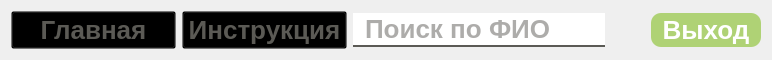
     <widget class="QFrame" name="frame">
      <property name="minimumSize">
       <size>
        <width>0</width>
        <height>60</height>
       </size>
      </property>
      <property name="maximumSize">
       <size>
        <width>16777215</width>
        <height>60</height>
       </size>
      </property>
      <property name="styleSheet">
       <string notr="true">QFrame {
border-bottom: 2px solid black;
color: #5b5a55;
border-radius: 30px;
border: none
}</string>
      </property>
      <property name="frameShape">
       <enum>QFrame::Shape::StyledPanel</enum>
      </property>
      <property name="frameShadow">
       <enum>QFrame::Shadow::Raised</enum>
      </property>
      <layout class="QHBoxLayout" name="horizontalLayout">
       <item>
        <widget class="QPushButton" name="btn_main">
         <property name="minimumSize">
          <size>
           <width>165</width>
           <height>0</height>
          </size>
         </property>
         <property name="cursor">
          <cursorShape>PointingHandCursor</cursorShape>
         </property>
         <property name="styleSheet">
          <string notr="true">QPushButton {
background-color: transparent;
font-size: 26px;
font-weight: bold;
color: #5b5a55;
}

QPushButton:hover {
color: rgba(91,90,85, 90);
}

QPushButton:focus {
color: rgba(91,90,85, 90);
}</string>
         </property>
         <property name="text">
          <string>Главная</string>
         </property>
         <property name="icon">
          <iconset resource="img.qrc">
           <normaloff>:/my images/images/apple.png</normaloff>:/my images/images/apple.png</iconset>
         </property>
         <property name="iconSize">
          <size>
           <width>42</width>
           <height>42</height>
          </size>
         </property>
        </widget>
       </item>
       <item>
        <widget class="QPushButton" name="btn_manual">
         <property name="minimumSize">
          <size>
           <width>165</width>
           <height>0</height>
          </size>
         </property>
         <property name="cursor">
          <cursorShape>PointingHandCursor</cursorShape>
         </property>
         <property name="styleSheet">
          <string notr="true">QPushButton {
background-color: transparent;
font-size: 26px;
font-weight: bold;
color: #5b5a55;
}

QPushButton:hover {
color: rgba(91,90,85, 90);
}

QPushButton:focus {
color: rgba(91,90,85, 90);
}</string>
         </property>
         <property name="text">
          <string>Инструкция</string>
         </property>
         <property name="iconSize">
          <size>
           <width>42</width>
           <height>42</height>
          </size>
         </property>
        </widget>
       </item>
       <item>
        <widget class="QLineEdit" name="search_fio">
         <property name="minimumSize">
          <size>
           <width>250</width>
           <height>0</height>
          </size>
         </property>
         <property name="maximumSize">
          <size>
           <width>300</width>
           <height>16777215</height>
          </size>
         </property>
         <property name="styleSheet">
          <string notr="true">color: #5b5a55;
border: none;
font-size: 26px;
font-weight: bold;
border-bottom:2px solid #5b5a55;
padding-left: 10px</string>
         </property>
         <property name="inputMethodHints">
          <set>Qt::InputMethodHint::ImhNone</set>
         </property>
         <property name="text">
          <string/>
         </property>
         <property name="maxLength">
          <number>100</number>
         </property>
         <property name="alignment">
          <set>Qt::AlignmentFlag::AlignLeading|Qt::AlignmentFlag::AlignLeft|Qt::AlignmentFlag::AlignVCenter</set>
         </property>
         <property name="placeholderText">
          <string notr="true">Поиск по ФИО</string>
         </property>
        </widget>
       </item>
       <item>
        <spacer name="horizontalSpacer">
         <property name="orientation">
          <enum>Qt::Orientation::Horizontal</enum>
         </property>
         <property name="sizeHint" stdset="0">
          <size>
           <width>40</width>
           <height>20</height>
          </size>
         </property>
        </spacer>
       </item>
       <item>
        <widget class="QPushButton" name="btn_exit">
         <property name="minimumSize">
          <size>
           <width>110</width>
           <height>0</height>
          </size>
         </property>
         <property name="cursor">
          <cursorShape>PointingHandCursor</cursorShape>
         </property>
         <property name="styleSheet">
          <string notr="true">QPushButton {
background-color: #afd275;
font-size: 26px;
font-weight: bold;
color: white;
border: none;
border-radius: 10px;
padding: 2px;
}

QPushButton:hover {
	background-color: rgb(157, 188, 105);
}</string>
         </property>
         <property name="text">
          <string>Выход</string>
         </property>
        </widget>
       </item>
      </layout>
     </widget>
